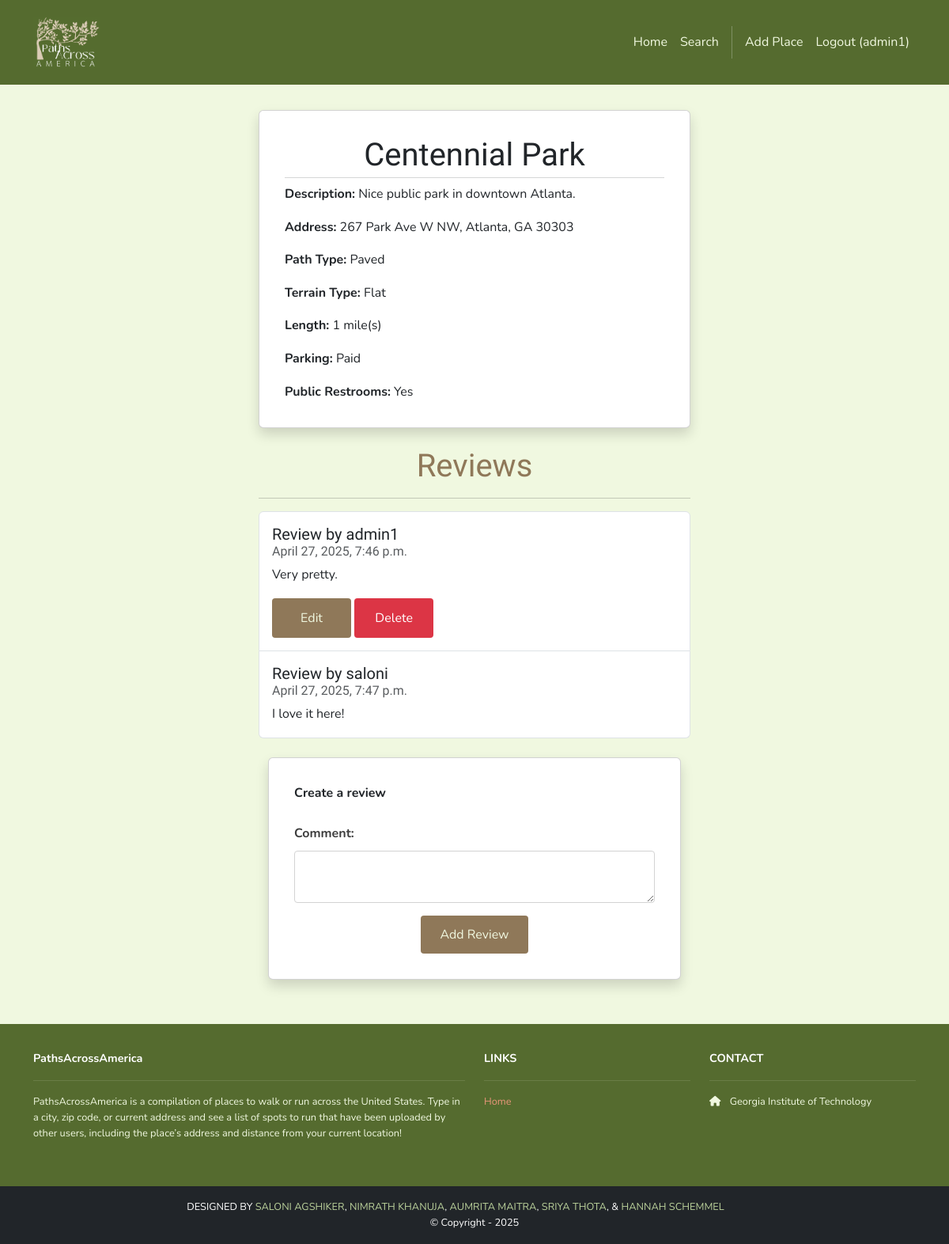
Screenshot of /running_places/1/ (signed in) with the database file from the repository.
### running_places/models.py (models this page shows, shortened)
class RunningPlace(models.Model):
    id = models.AutoField(primary_key=True)
    name = models.CharField(max_length=255)
    address = models.CharField(max_length=255)
    description = models.TextField()
    path_type = models.CharField(max_length=2, choices=PATH_TYPE_CHOICES.items(), default="Gravel")
    terrain_type = models.CharField(max_length=2, choices=TERRAIN_TYPE_CHOICES.items(), default="Flat")
    length = models.IntegerField()
    parking = models.CharField(max_length=2, choices=PARKING_CHOICES.items(), default="Free")
    restroom = models.CharField(max_length=2, choices=RESTROOM_CHOICES.items(), default="Yes")
    longitude = models.DecimalField(max_digits=9, decimal_places=6)
    latitude = models.DecimalField(max_digits=9, decimal_places=6)

class Review(models.Model):
    id = models.AutoField(primary_key=True)
    comment = models.CharField(max_length=255)
    date = models.DateTimeField(auto_now_add=True)
    running_place = models.ForeignKey(RunningPlace, on_delete=models.CASCADE)
    user = models.ForeignKey(User, on_delete=models.CASCADE)

### running_places/views.py (the view)
# urls.py: path('<int:id>/', views.show, name='running_places.show'),
def show(request, id):
    place = get_object_or_404(RunningPlace, id=id)
    reviews = Review.objects.filter(running_place=place)
    template_data = {}
    template_data['title'] = place.name
    template_data['running_place'] = place
    template_data['reviews'] = reviews
    context = {
        "path_display": PATH_TYPE_CHOICES.get(place.path_type),
        "terrain_display": TERRAIN_TYPE_CHOICES.get(place.terrain_type),
        "parking_display": PARKING_CHOICES.get(place.parking),
        "restroom_display": RESTROOM_CHOICES.get(place.restroom),
    }
    return render(request, 'running_places/show.html', {
        'template_data': template_data, 'context': context
    })

### running_places/templates/running_places/show.html (shortened to what this page needs)
{% extends 'base.html' %}
{% block content %}
{% load static %}
<div class="p-3">
  <div class="container">
    <div class="row mt-3">
      <div class="col-md-6 mx-auto mb-3">
        <div class="card shadow p-3 mb-4 rounded">
          <div class="card-body">
            <h2 class="card-title">{{ template_data.running_place.name }}</h2>
            <hr class="card-subtitle mb-2 text-muted" />
            <p class="card-text"><b>Description:</b> {{template_data.running_place.description}}</p>
            <p class="card-text"><b>Address:</b> {{template_data.running_place.address}}</p>
            <p class="card-text"><b>Path Type:</b> {{ context.path_display }}</p>
            <p class="card-text"><b>Terrain Type:</b> {{ context.terrain_display }}</p>
            <p class="card-text"><b>Length:</b> {{template_data.running_place.length}} mile(s)</p>
            <p class="card-text"><b>Parking:</b> {{ context.parking_display }}</p>
            <p class="card-text"><b>Public Restrooms:</b> {{ context.restroom_display }}</p>
          </div>
        </div>
        <h2>Reviews</h2>
        <hr />
        <ul class="list-group">
          {% for review in template_data.reviews %}
          <li class="list-group-item pb-3 pt-3">
            <h5 class="card-title">
              Review by {{ review.user.username }}
            </h5>
            <h6 class="card-subtitle mb-2 text-muted">
              {{ review.date }}
            </h6>
            <p class="card-text">{{ review.comment }}</p>
            {% if user.is_authenticated and user == review.user %}
            <a class="btn-custom btn-edit"
               href="{% url 'running_places.edit_review' id=template_data.running_place.id review_id=review.id %}">Edit
            </a>
            <a class="btn-custom btn-delete"
               href="{% url 'running_places.delete_review' id=template_data.running_place.id review_id=review.id %}">Delete
            </a>
            {% endif %}
          </li>
          {% endfor %}
        </ul>
        {% if user.is_authenticated %}
        <div class="container mt-4">
          <div class="row justify-content-center">
            <div class="col-12">
              <div class="card shadow p-3 mb-4 rounded">
                <div class="card-body">
                  <b class="text-start">Create a review
                    </b><br /><br />
                  <form method="POST" action= "{% url 'running_places.create_review' id=template_data.running_place.id %}">
                    <p>
                      <label for="comment">Comment:</label>
                      <textarea name="comment" required
                      class="form-control"
                      id="comment"></textarea>
                    </p>
                    <div class="text-center">
                      <button type="submit"
                        class="btn bg-dark text-white">
                        Add Review
                      </button>
                    </div>
                  </form>
                </div>
              </div>
            </div>
          </div>
        </div>
        {% endif %}
      </div>
    </div>
  </div>
</div>
{% endblock content %}

### pathsacrossamerica/templates/base.html (shortened to what this page needs)
<!DOCTYPE html>
<html>
    {% load static %}
  <head>
    <link href="https://cdn.jsdelivr.net/npm/bootstrap@5.3.3/dist/css/bootstrap.min.css" rel="stylesheet">
    <link rel=
      "stylesheet"  href="https://cdnjs.cloudflare.com/ajax/libs/font-awesome/6.1.1/css/all.min.css">
      <link rel="stylesheet" type="text/css" href="{% static 'css/style.css' %}">
  </head>
  <body>
    <nav class="p-3 navbar navbar-dark bg-dark navbar-expand-lg">
      <div class="container">
        <a class="navbar-brand"
           href="{% url 'home.index' %}">
          <img src="{% static 'img/logo.png' %}" alt="logo"
               height="65" />
        </a>
        <div class="collapse navbar-collapse"
             id="navbarNavAltMarkup">
          <div class="navbar-nav ms-auto navbar-ml">
            <a class="nav-link" href="{% url 'home.index' %}">Home</a>
            <a class="nav-link" href="{% url 'running_places.index' %}">Search</a>
            {% if user.is_authenticated %}
            <a class="nav-link" href="{% url 'running_places.create_running_place' %}">Add Place</a>
            <a class="nav-link" href="{% url 'accounts.logout' %}">Logout ({{ user.username }})</a>
            {% else %}
            <a class="nav-link" href="{% url 'accounts.login' %}">Login</a>
            <a class="nav-link" href="{% url 'accounts.signup' %}">Sign Up</a>
            <a class="nav-link" href="{% url 'accounts.request_reset' %}">Reset Password</a>
            {% endif %}
          </div>
        </div>
      </div>
    </nav>
    <div>
      {% block content %}
      {% endblock content %}
    </div>
    <section class="p-3 ms-footer d-none d-md-block">
      <div class="container">
        <div class="row mt-3 text-white">
          <div class="col-md-6 col-lg-6 col-xl-6
               mx-auto mb-4">
            <b>PathsAcrossAmerica</b>
            <hr />
            <p>
              PathsAcrossAmerica is a compilation of places to walk or run across the United States.
              Type in a city, zip code, or current address and see a list of spots to run that have been uploaded
              by other users, including the place’s address and distance from your current location!
            </p>
          </div>
          <div class="col-md-3 col-lg-3 col-xl-3
               mx-auto mb-4">
            <b>LINKS</b>
            <hr />
            <p><a class="nav-link" href="{% url 'home.index' %}">
              Home
            </a></p>
          </div>
          <div class="col-md-3 col-lg-3 col-xl-3 mx-auto-mb-4">
            <b>CONTACT</b>
            <hr />
            <p><i class="fas fa-home me-2"></i>
              Georgia Institute of Technology
            </p>
          </div>
        </div>
      </div>
    </section>
    <section class="p-3 ms-footer-bottom bg-dark">
      <div class="container d-flex-justify-content-between">
        <div class="me-5 text-white">
          <span>DESIGNED BY
            <span style="color: #BCD39C;">SALONI AGSHIKER</span>,
            <span style="color: #BCD39C;">NIMRATH KHANUJA</span>,
            <span style="color: #BCD39C;">AUMRITA MAITRA</span>,
            <span style="color: #BCD39C;">SRIYA THOTA</span>, &
            <span style="color: #BCD39C;">HANNAH SCHEMMEL</span>
          </span>
        </div>
        <div class="text-white">
          <span>© Copyright - 2025</span>
        </div>
      </div>
    </section>
  </body>
</html>

### pathsacrossamerica/static/css/style.css (style rules this page uses)
body { font-family: 'Nunito', sans-serif; background-color: #F0F8E0; color: #3d3d3d; margin: 0; padding: 0; line-height: 1.6; }
h1, h2, h3, h4, h5, h6 { font-family: 'Gentium Plus', serif; color: #8F7859; }
.navbar { background-color: #556B2F !important; padding: 0.75rem 0; }
.navbar a.nav-link { color: #F0F8E0 !important; transition: color 0.3s ease; }
.btn { display: inline-block; padding: 0.75rem 1.5rem !important; font-size: 1rem !important; line-height: 1.5 !important; text-align: center; text-decoration: none !important; vertical-align: middle !important; cursor: pointer; border: 1px solid transparent !important; border-radius: 0.25rem; box-sizing: border-box; height: auto !important; }
.ms-footer { background-color: #556B2F; color: #F0F8E0; padding: 2rem 0; font-size: 0.9rem; }
.ms-footer hr { border-top: 1px solid #A2B58A; }
.ms-footer p { color: #F0F8E0; font-size: 0.8rem; }
.ms-footer a { color: #E9967A; text-decoration: none; transition: color 0.3s ease; }
.ms-footer-bottom { background-color: #3d3d3d; color: #F0F8E0; padding: 1rem 0; text-align: center; font-size: 0.8rem; }
h2 { font-family: 'Gentium Plus', serif; color: #8F7859; font-size: 2.5em; margin-bottom: 1rem; text-align: center; }
.btn.bg-dark.text-white { background-color: #8F7859 !important; color: #F0F8E0 !important; border: none !important; padding: 0.75rem 1.5rem; border-radius: 0.25rem; cursor: pointer; font-size: 1em; transition: background-color 0.3s ease; }
label { display: block; margin-bottom: 0.5rem; color: #3d3d3d; font-weight: bold; }
.form-control { border: 1px solid #d3d3d3; border-radius: 0.25rem; padding: 0.5rem 0.75rem; margin-bottom: 1rem; box-sizing: border-box; font-size: 1rem; line-height: 1.5; height: auto; vertical-align: middle; }
.btn-custom { padding: 0.75rem 1.5rem; font-size: 1rem; line-height: 1.5; text-align: center; text-decoration: none; vertical-align: middle; border: 1px solid transparent; border-radius: 0.25rem; cursor: pointer; box-sizing: border-box; display: inline-block; width: 100px; }
.btn-edit { background-color: #8F7859; color: #F0F8E0; }
.btn-delete { background-color: #dc3545; color: white; }

### rows the page displays
RunningPlace: running_place.name "Centennial Park", running_place.description "Nice public park in downtown Atlanta.", running_place.address "267 Park Ave W NW, Atlanta, GA 30303", running_place.length "1"
Review: user.username "admin1", date "April 27, 2025, 7:46 p.m.", comment "Very pretty.", shows "Edit"
Review: user.username "saloni", date "April 27, 2025, 7:47 p.m.", comment "I love it here!"

### other values shown
{{ user.username }} "admin1"
{{ context.path_display }} "Paved"
{{ context.terrain_display }} "Flat"
{{ context.parking_display }} "Paid"
{{ context.restroom_display }} "Yes"
